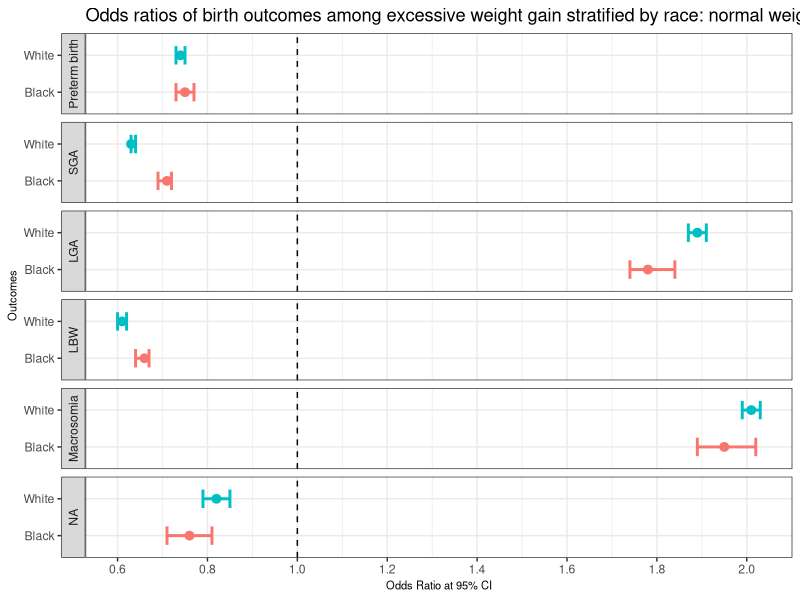
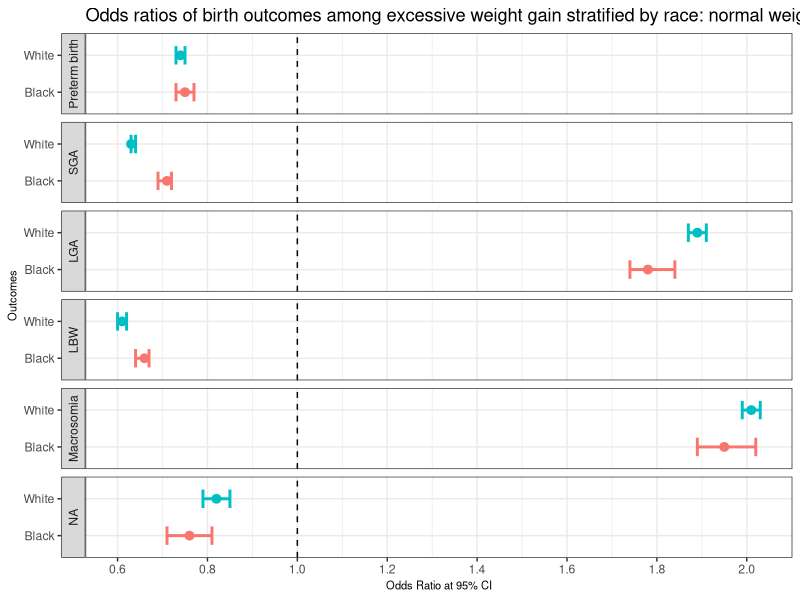

Generate these figures, in order, with R:
library(ggplot2)

#other things to try:
#https://github.com/NightingaleHealth/ggforestplot

#settings
limit_line_height=.5
limit_line_thickness=1
point_estimate_thickness=.5
title="Odds ratios of birth outcomes among excessive weight gain stratified by race: normal weight gain as reference group"
x_label="Outcomes"
y_label="Odds Ratio at 95% CI"
Parameter  = c("Preterm birth", "SGA", "LGA", "LBW", "Macrosomia", "Depredded Apgar score")
Subparameter = c("White","White","White","White","White","White","Black","Black","Black","Black","Black","Black")
OR    = c(0.74, 0.63, 1.89, 0.61, 2.01, 0.82, 0.75, 0.71, 1.78, 0.66, 1.95, 0.76)
Lower = c(0.73, 0.63, 1.87, 0.60, 1.99, 0.79, 0.73, 0.69, 1.74, 0.64, 1.89, 0.71)
Upper = c(0.75, 0.64, 1.91, 0.62, 2.03, 0.85, 0.77, 0.72, 1.84, 0.67, 2.02, 0.81)


## A theme to overwrite the current styling
mytheme <- function(base_size = 12, base_family = "sans"){
  theme_minimal(base_size = base_size, base_family = base_family) +
  theme(
    axis.text = element_text(size = 12),
    axis.title = element_text(size = 14),
    panel.grid.major = element_line(color = "grey"),
    panel.grid.minor = element_blank(),
    panel.background = element_rect(fill = "aliceblue"),
    strip.background = element_rect(fill = "darkgrey", color = "grey", size = 1),
    strip.text = element_text(face = "bold", size = 12, color = "white"),
    legend.position = " ",
    legend.justification = "top", 
    panel.border = element_rect(color = "grey", fill = NA, size = .5)
  )
}

dat = data.frame(Parameter, OR, Lower, Upper)



dat$Parameter = factor(dat$Parameter, levels=c("Preterm birth", "SGA", "LGA", "LBW", "Macrosomia", "Depressed Apgar score")) 
g = ggplot(data=dat, aes(x=Subparameter, y=OR, ymin=Lower, ymax=Upper, color=Parameter))

g = g + scale_y_continuous(breaks = seq(0, 2, by = .2))

g = g + geom_pointrange(aes(col=Subparameter), lwd=point_estimate_thickness)
g = g + geom_hline(aes(fill=Subparameter), yintercept =1, linetype=2)
g = g + ggtitle(title)
g = g + xlab(x_label) + ylab(y_label)
g = g + geom_errorbar(aes(ymin=Lower, ymax=Upper, col=Subparameter), width=limit_line_height, cex=limit_line_thickness)
g = g + facet_wrap(~Parameter, strip.position="left", nrow=9, scales = "free_y")
g = g + coord_flip() + theme_bw() + theme(legend.position="none", axis.title = element_text(size = 8))


png("myplot.png")

ggsave(file="myplot2.png", width=11, height=6, dpi=300)
print(g)
dev.off()